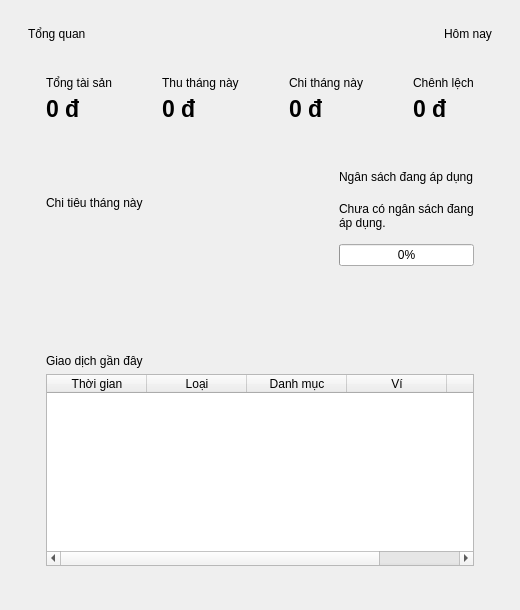
<?xml version="1.0" encoding="utf-8"?>
<ui version="4.0">
 <class>DashboardPage</class>
 <widget class="QWidget" name="DashboardPage">
  <layout class="QVBoxLayout" name="rootLayout">
   <property name="spacing">
    <number>16</number>
   </property>
   <property name="leftMargin">
    <number>28</number>
   </property>
   <property name="topMargin">
    <number>24</number>
   </property>
   <property name="rightMargin">
    <number>28</number>
   </property>
   <property name="bottomMargin">
    <number>28</number>
   </property>
   <item>
    <layout class="QHBoxLayout" name="headerLayout">
     <item>
      <widget class="QLabel" name="pageTitle">
       <property name="text">
        <string>Tổng quan</string>
       </property>
      </widget>
     </item>
     <item>
      <spacer name="headerSpacer">
       <property name="orientation">
        <enum>Qt::Horizontal</enum>
       </property>
       <property name="sizeHint">
        <size>
         <width>40</width>
         <height>20</height>
        </size>
       </property>
      </spacer>
     </item>
     <item>
      <widget class="QLabel" name="dateLabel">
       <property name="text">
        <string>Hôm nay</string>
       </property>
      </widget>
     </item>
    </layout>
   </item>
   <item>
    <layout class="QGridLayout" name="metricsLayout">
     <property name="horizontalSpacing">
      <number>14</number>
     </property>
     <item row="0" column="0">
      <widget class="QFrame" name="balanceCard">
       <layout class="QVBoxLayout" name="balanceLayout">
        <property name="leftMargin">
         <number>18</number>
        </property>
        <property name="topMargin">
         <number>16</number>
        </property>
        <property name="rightMargin">
         <number>18</number>
        </property>
        <property name="bottomMargin">
         <number>16</number>
        </property>
        <item>
         <widget class="QLabel" name="balanceCaption">
          <property name="text">
           <string>Tổng tài sản</string>
          </property>
         </widget>
        </item>
        <item>
         <widget class="QLabel" name="totalBalanceLabel">
          <property name="styleSheet">
           <string notr="true">font-size: 23px; font-weight: 800;</string>
          </property>
          <property name="text">
           <string>0 đ</string>
          </property>
         </widget>
        </item>
       </layout>
      </widget>
     </item>
     <item row="0" column="1">
      <widget class="QFrame" name="incomeCard">
       <layout class="QVBoxLayout" name="incomeLayout">
        <property name="leftMargin">
         <number>18</number>
        </property>
        <property name="topMargin">
         <number>16</number>
        </property>
        <property name="rightMargin">
         <number>18</number>
        </property>
        <property name="bottomMargin">
         <number>16</number>
        </property>
        <item>
         <widget class="QLabel" name="incomeCaption">
          <property name="text">
           <string>Thu tháng này</string>
          </property>
         </widget>
        </item>
        <item>
         <widget class="QLabel" name="incomeLabel">
          <property name="styleSheet">
           <string notr="true">font-size: 23px; font-weight: 800;</string>
          </property>
          <property name="text">
           <string>0 đ</string>
          </property>
         </widget>
        </item>
       </layout>
      </widget>
     </item>
     <item row="0" column="2">
      <widget class="QFrame" name="expenseCard">
       <layout class="QVBoxLayout" name="expenseLayout">
        <property name="leftMargin">
         <number>18</number>
        </property>
        <property name="topMargin">
         <number>16</number>
        </property>
        <property name="rightMargin">
         <number>18</number>
        </property>
        <property name="bottomMargin">
         <number>16</number>
        </property>
        <item>
         <widget class="QLabel" name="expenseCaption">
          <property name="text">
           <string>Chi tháng này</string>
          </property>
         </widget>
        </item>
        <item>
         <widget class="QLabel" name="expenseLabel">
          <property name="styleSheet">
           <string notr="true">font-size: 23px; font-weight: 800;</string>
          </property>
          <property name="text">
           <string>0 đ</string>
          </property>
         </widget>
        </item>
       </layout>
      </widget>
     </item>
     <item row="0" column="3">
      <widget class="QFrame" name="differenceCard">
       <layout class="QVBoxLayout" name="differenceLayout">
        <property name="leftMargin">
         <number>18</number>
        </property>
        <property name="topMargin">
         <number>16</number>
        </property>
        <property name="rightMargin">
         <number>18</number>
        </property>
        <property name="bottomMargin">
         <number>16</number>
        </property>
        <item>
         <widget class="QLabel" name="differenceCaption">
          <property name="text">
           <string>Chênh lệch</string>
          </property>
         </widget>
        </item>
        <item>
         <widget class="QLabel" name="differenceLabel">
          <property name="styleSheet">
           <string notr="true">font-size: 23px; font-weight: 800;</string>
          </property>
          <property name="text">
           <string>0 đ</string>
          </property>
         </widget>
        </item>
       </layout>
      </widget>
     </item>
    </layout>
   </item>
   <item>
    <layout class="QGridLayout" name="middleLayout" columnstretch="2,1">
     <property name="horizontalSpacing">
      <number>14</number>
     </property>
     <item row="0" column="0">
      <widget class="QFrame" name="chartCard">
       <layout class="QVBoxLayout" name="chartLayout">
        <property name="leftMargin">
         <number>18</number>
        </property>
        <property name="topMargin">
         <number>16</number>
        </property>
        <property name="rightMargin">
         <number>18</number>
        </property>
        <property name="bottomMargin">
         <number>16</number>
        </property>
        <item>
         <widget class="QLabel" name="chartTitle">
          <property name="text">
           <string>Chi tiêu tháng này</string>
          </property>
         </widget>
        </item>
        <item>
         <widget class="DonutChartWidget" name="donutChart" native="true" />
        </item>
       </layout>
      </widget>
     </item>
     <item row="0" column="1">
      <widget class="QFrame" name="budgetCard">
       <layout class="QVBoxLayout" name="budgetLayout">
        <property name="leftMargin">
         <number>18</number>
        </property>
        <property name="topMargin">
         <number>16</number>
        </property>
        <property name="rightMargin">
         <number>18</number>
        </property>
        <property name="bottomMargin">
         <number>16</number>
        </property>
        <item>
         <widget class="QLabel" name="budgetTitle">
          <property name="text">
           <string>Ngân sách đang áp dụng</string>
          </property>
         </widget>
        </item>
        <item>
         <spacer name="budgetTopGap">
          <property name="orientation">
           <enum>Qt::Vertical</enum>
          </property>
          <property name="sizeType">
           <enum>QSizePolicy::Fixed</enum>
          </property>
          <property name="sizeHint">
           <size>
            <width>20</width>
            <height>12</height>
           </size>
          </property>
         </spacer>
        </item>
        <item>
         <widget class="QLabel" name="budgetDetailLabel">
          <property name="text">
           <string>Chưa có ngân sách đang áp dụng.</string>
          </property>
          <property name="wordWrap">
           <bool>true</bool>
          </property>
         </widget>
        </item>
        <item>
         <spacer name="budgetGap">
          <property name="orientation">
           <enum>Qt::Vertical</enum>
          </property>
          <property name="sizeType">
           <enum>QSizePolicy::Fixed</enum>
          </property>
          <property name="sizeHint">
           <size>
            <width>20</width>
            <height>8</height>
           </size>
          </property>
         </spacer>
        </item>
        <item>
         <widget class="QProgressBar" name="budgetProgress">
          <property name="value">
           <number>0</number>
          </property>
         </widget>
        </item>
        <item>
         <spacer name="budgetSpacer">
          <property name="orientation">
           <enum>Qt::Vertical</enum>
          </property>
          <property name="sizeHint">
           <size>
            <width>20</width>
            <height>40</height>
           </size>
          </property>
         </spacer>
        </item>
       </layout>
      </widget>
     </item>
    </layout>
   </item>
   <item>
    <widget class="QFrame" name="recentCard">
     <layout class="QVBoxLayout" name="recentLayout">
      <property name="leftMargin">
       <number>18</number>
      </property>
      <property name="topMargin">
       <number>16</number>
      </property>
      <property name="rightMargin">
       <number>18</number>
      </property>
      <property name="bottomMargin">
       <number>16</number>
      </property>
      <item>
       <widget class="QLabel" name="recentTitle">
        <property name="text">
         <string>Giao dịch gần đây</string>
        </property>
       </widget>
      </item>
      <item>
       <widget class="QTableWidget" name="recentTable">
        <property name="maximumSize">
         <size>
          <width>16777215</width>
          <height>245</height>
         </size>
        </property>
        <property name="editTriggers">
         <set>QAbstractItemView::NoEditTriggers</set>
        </property>
        <property name="selectionMode">
         <enum>QAbstractItemView::NoSelection</enum>
        </property>
        <property name="columnCount">
         <number>5</number>
        </property>
        <attribute name="verticalHeaderVisible">
         <bool>false</bool>
        </attribute>
        <column>
         <property name="text">
          <string>Thời gian</string>
         </property>
        </column>
        <column>
         <property name="text">
          <string>Loại</string>
         </property>
        </column>
        <column>
         <property name="text">
          <string>Danh mục</string>
         </property>
        </column>
        <column>
         <property name="text">
          <string>Ví</string>
         </property>
        </column>
        <column>
         <property name="text">
          <string>Số tiền</string>
         </property>
        </column>
       </widget>
      </item>
     </layout>
    </widget>
   </item>
  </layout>
 </widget>
 <customwidgets>
  <customwidget>
   <class>DonutChartWidget</class>
   <extends>QWidget</extends>
   <header>ui/chart_widgets.h</header>
   <container>1</container>
  </customwidget>
 </customwidgets>
 <resources />
 <connections />
</ui>
